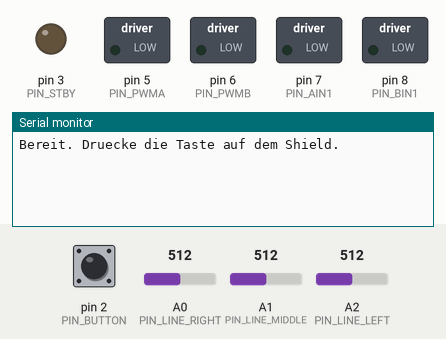
The sketch below on a simulated Arduino Uno, built with avr-gcc and run on an emulated ATmega328P. Shown: switched loads named in the sketch (green lamp = pin HIGH), output pins drawn as LEDs (lit = HIGH), the last lines printed to the serial monitor. The inputs (shaded band) are chosen by the test bench; at power-on: pin 2 (PIN_BUTTON) HIGH, A0 (PIN_LINE_RIGHT) = 512, A1 (PIN_LINE_MIDDLE) = 512, A2 (PIN_LINE_LEFT) = 512.

Above: at 0.8 s.
0.9 s: pin 2 (PIN_BUTTON) pulled LOW for 0.15 s
At 1.9 s:
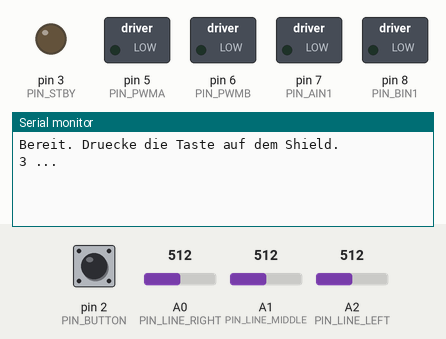
At 4.27 s:
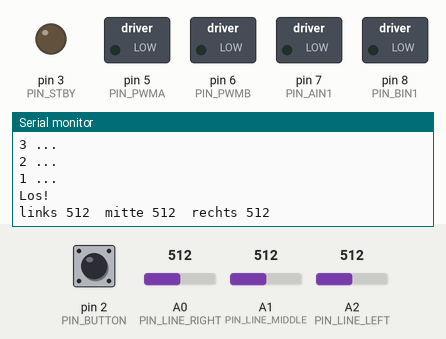

Measured:
- after the input at 0.9 s, the serial monitor: prints a new line after 0.16 s (image 1)

The sketch:

051_calibrate_line_exercise.ino
```cpp
// Beispiel 051 - Rohwerte anzeigen
// Kapitel 4: Rohwerte der drei Liniensensoren anzeigen.

const uint8_t PIN_PWMA = 5;    // rechter Motor: Geschwindigkeit
const uint8_t PIN_PWMB = 6;    // linker Motor: Geschwindigkeit
const uint8_t PIN_AIN1 = 7;    // rechter Motor: Richtung
const uint8_t PIN_BIN1 = 8;    // linker Motor: Richtung
const uint8_t PIN_STBY = 3;    // Motortreiber ein/aus
const uint8_t PIN_BUTTON = 2;  // Taste auf dem Shield
const uint8_t PIN_LINE_LEFT = A2;  // Linien-Sensor links
const uint8_t PIN_LINE_MIDDLE = A1;  // Linien-Sensor Mitte
const uint8_t PIN_LINE_RIGHT = A0;  // Linien-Sensor rechts

void stopMotors() {
  analogWrite(PIN_PWMA, 0);
  analogWrite(PIN_PWMB, 0);
  digitalWrite(PIN_STBY, LOW);
}

bool buttonPressed() {
  if (digitalRead(PIN_BUTTON) == LOW) {
    delay(30);  // Prellen ignorieren
    return digitalRead(PIN_BUTTON) == LOW;
  }
  return false;
}

void waitForStart() {
  Serial.println(F("Bereit. Druecke die Taste auf dem Shield."));
  while (!buttonPressed()) {
    delay(20);
  }
  while (buttonPressed()) {
    delay(20);
  }
  for (int i = 3; i > 0; i--) {
    Serial.print(i);
    Serial.println(F(" ..."));
    delay(1000);
  }
  Serial.println(F("Los!"));
}

void setup() {
  Serial.begin(9600);
  pinMode(PIN_PWMA, OUTPUT);
  pinMode(PIN_PWMB, OUTPUT);
  pinMode(PIN_AIN1, OUTPUT);
  pinMode(PIN_BIN1, OUTPUT);
  pinMode(PIN_STBY, OUTPUT);
  pinMode(PIN_BUTTON, INPUT_PULLUP);
  pinMode(PIN_LINE_LEFT, INPUT);
  pinMode(PIN_LINE_MIDDLE, INPUT);
  pinMode(PIN_LINE_RIGHT, INPUT);
  stopMotors();
  waitForStart();
}

void loop() {
  Serial.print(F("links "));
  Serial.print(analogRead(PIN_LINE_LEFT));
  Serial.print(F("  mitte "));
  Serial.print(analogRead(PIN_LINE_MIDDLE));
  Serial.print(F("  rechts "));
  Serial.println(analogRead(PIN_LINE_RIGHT));
  delay(300);
}
```
